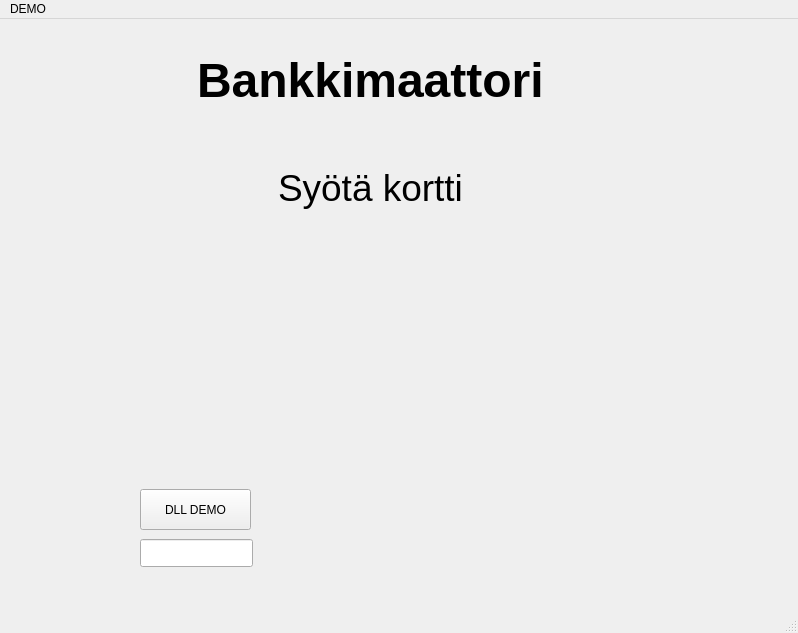
<?xml version="1.0" encoding="UTF-8"?>
<ui version="4.0">
 <class>MainWindow</class>
 <widget class="QMainWindow" name="MainWindow">
  <property name="geometry">
   <rect>
    <x>0</x>
    <y>0</y>
    <width>798</width>
    <height>633</height>
   </rect>
  </property>
  <property name="windowTitle">
   <string>MainWindow</string>
  </property>
  <widget class="QWidget" name="centralwidget">
   <widget class="QStackedWidget" name="stackedWidget">
    <property name="geometry">
     <rect>
      <x>10</x>
      <y>0</y>
      <width>751</width>
      <height>581</height>
     </rect>
    </property>
    <property name="currentIndex">
     <number>0</number>
    </property>
    <widget class="QWidget" name="pageStartMenu">
     <widget class="QWidget" name="verticalLayoutWidget">
      <property name="geometry">
       <rect>
        <x>130</x>
        <y>10</y>
        <width>461</width>
        <height>210</height>
       </rect>
      </property>
      <layout class="QVBoxLayout" name="verticalLayout">
       <item alignment="Qt::AlignHCenter">
        <widget class="QLabel" name="label">
         <property name="font">
          <font>
           <pointsize>36</pointsize>
           <bold>true</bold>
          </font>
         </property>
         <property name="text">
          <string>Bankkimaattori</string>
         </property>
        </widget>
       </item>
       <item alignment="Qt::AlignHCenter">
        <widget class="QLabel" name="labelKortinTila">
         <property name="font">
          <font>
           <pointsize>28</pointsize>
          </font>
         </property>
         <property name="frameShadow">
          <enum>QFrame::Plain</enum>
         </property>
         <property name="text">
          <string>Syötä kortti</string>
         </property>
        </widget>
       </item>
      </layout>
     </widget>
     <widget class="QPushButton" name="btn">
      <property name="geometry">
       <rect>
        <x>130</x>
        <y>470</y>
        <width>111</width>
        <height>41</height>
       </rect>
      </property>
      <property name="text">
       <string>DLL DEMO</string>
      </property>
     </widget>
     <widget class="QLineEdit" name="line">
      <property name="geometry">
       <rect>
        <x>130</x>
        <y>520</y>
        <width>113</width>
        <height>28</height>
       </rect>
      </property>
     </widget>
    </widget>
    <widget class="QWidget" name="pageValitseTili">
     <widget class="QWidget" name="verticalLayoutWidget_2">
      <property name="geometry">
       <rect>
        <x>180</x>
        <y>190</y>
        <width>331</width>
        <height>251</height>
       </rect>
      </property>
      <layout class="QVBoxLayout" name="verticalLayout_3">
       <item alignment="Qt::AlignHCenter">
        <widget class="QLabel" name="label_9">
         <property name="font">
          <font>
           <pointsize>36</pointsize>
           <bold>true</bold>
          </font>
         </property>
         <property name="text">
          <string>Valitse Tili</string>
         </property>
        </widget>
       </item>
       <item>
        <spacer name="verticalSpacer">
         <property name="orientation">
          <enum>Qt::Vertical</enum>
         </property>
         <property name="sizeHint" stdset="0">
          <size>
           <width>20</width>
           <height>40</height>
          </size>
         </property>
        </spacer>
       </item>
       <item>
        <layout class="QHBoxLayout" name="horizontalLayout_4">
         <item>
          <widget class="QPushButton" name="btnValitseCredit">
           <property name="sizePolicy">
            <sizepolicy hsizetype="Expanding" vsizetype="Expanding">
             <horstretch>0</horstretch>
             <verstretch>0</verstretch>
            </sizepolicy>
           </property>
           <property name="text">
            <string>Credit</string>
           </property>
          </widget>
         </item>
         <item>
          <widget class="QPushButton" name="btnValitseDebit">
           <property name="sizePolicy">
            <sizepolicy hsizetype="Expanding" vsizetype="Expanding">
             <horstretch>0</horstretch>
             <verstretch>0</verstretch>
            </sizepolicy>
           </property>
           <property name="text">
            <string>Debit</string>
           </property>
          </widget>
         </item>
        </layout>
       </item>
      </layout>
     </widget>
    </widget>
    <widget class="QWidget" name="pageMainMenu">
     <widget class="QWidget" name="verticalLayoutWidget_3">
      <property name="geometry">
       <rect>
        <x>20</x>
        <y>10</y>
        <width>711</width>
        <height>567</height>
       </rect>
      </property>
      <layout class="QVBoxLayout" name="verticalLayout_4">
       <item>
        <layout class="QVBoxLayout" name="verticalLayout_5">
         <item alignment="Qt::AlignHCenter">
          <widget class="QLabel" name="label_10">
           <property name="font">
            <font>
             <pointsize>36</pointsize>
            </font>
           </property>
           <property name="text">
            <string>Tervetuloa N.N.</string>
           </property>
          </widget>
         </item>
         <item>
          <layout class="QHBoxLayout" name="horizontalLayout_5">
           <item>
            <widget class="QLabel" name="label_11">
             <property name="font">
              <font>
               <pointsize>22</pointsize>
              </font>
             </property>
             <property name="text">
              <string>Viimeisin sisäänkirjatuminen:</string>
             </property>
            </widget>
           </item>
           <item>
            <widget class="QLabel" name="labelLastLogin">
             <property name="font">
              <font>
               <pointsize>22</pointsize>
              </font>
             </property>
             <property name="text">
              <string>[PH] Päivämäärä</string>
             </property>
            </widget>
           </item>
          </layout>
         </item>
        </layout>
       </item>
       <item>
        <layout class="QHBoxLayout" name="horizontalLayout_6">
         <item>
          <widget class="QLabel" name="label_12">
           <property name="font">
            <font>
             <pointsize>16</pointsize>
            </font>
           </property>
           <property name="text">
            <string>Tilin tyyppi:</string>
           </property>
          </widget>
         </item>
         <item>
          <widget class="QLabel" name="labelAccountType">
           <property name="font">
            <font>
             <pointsize>16</pointsize>
            </font>
           </property>
           <property name="text">
            <string>CREDIT/DEBIT</string>
           </property>
          </widget>
         </item>
        </layout>
       </item>
       <item>
        <spacer name="verticalSpacer_2">
         <property name="orientation">
          <enum>Qt::Vertical</enum>
         </property>
         <property name="sizeType">
          <enum>QSizePolicy::Fixed</enum>
         </property>
         <property name="sizeHint" stdset="0">
          <size>
           <width>20</width>
           <height>40</height>
          </size>
         </property>
        </spacer>
       </item>
       <item>
        <layout class="QVBoxLayout" name="verticalLayout_6">
         <item>
          <widget class="QPushButton" name="btnNostaRahaa">
           <property name="sizePolicy">
            <sizepolicy hsizetype="Expanding" vsizetype="Expanding">
             <horstretch>0</horstretch>
             <verstretch>0</verstretch>
            </sizepolicy>
           </property>
           <property name="font">
            <font>
             <pointsize>22</pointsize>
             <bold>true</bold>
            </font>
           </property>
           <property name="text">
            <string>NOSTA RAHAA</string>
           </property>
          </widget>
         </item>
         <item>
          <layout class="QHBoxLayout" name="horizontalLayout_7">
           <item>
            <widget class="QPushButton" name="btnTilitapahtumat">
             <property name="sizePolicy">
              <sizepolicy hsizetype="Expanding" vsizetype="Expanding">
               <horstretch>0</horstretch>
               <verstretch>0</verstretch>
              </sizepolicy>
             </property>
             <property name="font">
              <font>
               <pointsize>20</pointsize>
               <bold>true</bold>
              </font>
             </property>
             <property name="text">
              <string>TILITAPAHTUMAT</string>
             </property>
            </widget>
           </item>
           <item>
            <widget class="QPushButton" name="btnKatsoTiedot">
             <property name="sizePolicy">
              <sizepolicy hsizetype="Expanding" vsizetype="Expanding">
               <horstretch>0</horstretch>
               <verstretch>0</verstretch>
              </sizepolicy>
             </property>
             <property name="font">
              <font>
               <pointsize>20</pointsize>
               <bold>true</bold>
              </font>
             </property>
             <property name="autoFillBackground">
              <bool>false</bool>
             </property>
             <property name="text">
              <string>KÄYTTÄJÄTIEDOT</string>
             </property>
            </widget>
           </item>
          </layout>
         </item>
         <item>
          <spacer name="verticalSpacer_3">
           <property name="orientation">
            <enum>Qt::Vertical</enum>
           </property>
           <property name="sizeType">
            <enum>QSizePolicy::Fixed</enum>
           </property>
           <property name="sizeHint" stdset="0">
            <size>
             <width>20</width>
             <height>40</height>
            </size>
           </property>
          </spacer>
         </item>
         <item>
          <widget class="QPushButton" name="btnKirjauduUlos">
           <property name="sizePolicy">
            <sizepolicy hsizetype="Expanding" vsizetype="Expanding">
             <horstretch>0</horstretch>
             <verstretch>0</verstretch>
            </sizepolicy>
           </property>
           <property name="font">
            <font>
             <pointsize>22</pointsize>
             <bold>true</bold>
            </font>
           </property>
           <property name="text">
            <string>KIRJAUDU ULOS</string>
           </property>
          </widget>
         </item>
        </layout>
       </item>
      </layout>
     </widget>
    </widget>
    <widget class="QWidget" name="pageNostaRahaa">
     <widget class="QLabel" name="label_13">
      <property name="geometry">
       <rect>
        <x>200</x>
        <y>10</y>
        <width>271</width>
        <height>91</height>
       </rect>
      </property>
      <property name="font">
       <font>
        <pointsize>26</pointsize>
        <bold>true</bold>
       </font>
      </property>
      <property name="text">
       <string>NOSTA RAHAA</string>
      </property>
     </widget>
     <widget class="QPushButton" name="btnTakaisin">
      <property name="geometry">
       <rect>
        <x>200</x>
        <y>440</y>
        <width>331</width>
        <height>91</height>
       </rect>
      </property>
      <property name="baseSize">
       <size>
        <width>0</width>
        <height>5</height>
       </size>
      </property>
      <property name="font">
       <font>
        <pointsize>22</pointsize>
        <bold>true</bold>
       </font>
      </property>
      <property name="text">
       <string>TAKAISIN</string>
      </property>
     </widget>
    </widget>
    <widget class="QWidget" name="pageTiliTapahtumat">
     <widget class="QLabel" name="label_14">
      <property name="geometry">
       <rect>
        <x>190</x>
        <y>20</y>
        <width>381</width>
        <height>91</height>
       </rect>
      </property>
      <property name="font">
       <font>
        <pointsize>26</pointsize>
        <bold>true</bold>
       </font>
      </property>
      <property name="text">
       <string>TILI TAPAHTUMAT</string>
      </property>
     </widget>
     <widget class="QPushButton" name="btnTakaisin2">
      <property name="geometry">
       <rect>
        <x>220</x>
        <y>440</y>
        <width>231</width>
        <height>81</height>
       </rect>
      </property>
      <property name="text">
       <string>TAKAISIN</string>
      </property>
     </widget>
    </widget>
    <widget class="QWidget" name="pageKatsoTiedot">
     <widget class="QLabel" name="label_15">
      <property name="geometry">
       <rect>
        <x>150</x>
        <y>30</y>
        <width>521</width>
        <height>91</height>
       </rect>
      </property>
      <property name="font">
       <font>
        <pointsize>26</pointsize>
        <bold>true</bold>
       </font>
      </property>
      <property name="text">
       <string>KATSO KÄYTTÄJÄTIEDOT</string>
      </property>
     </widget>
     <widget class="QPushButton" name="btnTakaisin3">
      <property name="geometry">
       <rect>
        <x>200</x>
        <y>410</y>
        <width>271</width>
        <height>121</height>
       </rect>
      </property>
      <property name="text">
       <string>TAKAISIN</string>
      </property>
     </widget>
    </widget>
   </widget>
  </widget>
  <widget class="QStatusBar" name="statusbar"/>
  <widget class="QMenuBar" name="menubar">
   <property name="geometry">
    <rect>
     <x>0</x>
     <y>0</y>
     <width>798</width>
     <height>25</height>
    </rect>
   </property>
   <widget class="QMenu" name="menuStartWindow">
    <property name="title">
     <string>DEMO</string>
    </property>
    <addaction name="actionDEMO"/>
    <addaction name="actionDEMO_KORTTI_1_PIN_KOODI"/>
   </widget>
   <addaction name="menuStartWindow"/>
  </widget>
  <action name="actionDEMO">
   <property name="text">
    <string>DEMO KORTTI 1</string>
   </property>
  </action>
  <action name="actionDEMO_KORTTI_1_PIN_KOODI">
   <property name="text">
    <string>[PH]DEMO KORTTI 1 PIN KOODI</string>
   </property>
  </action>
 </widget>
 <resources/>
 <connections/>
</ui>
